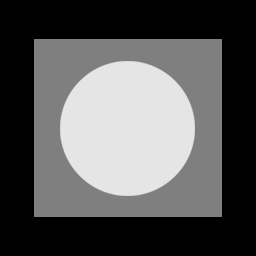
%> input picture lab4/proj05_01/Fig0503 (original_pattern).tif, 256 x 256 px
$ octave project05_01.m   (GNU Octave 9; MATLAB toolbox functions it lacks are replaced by stand-ins)
%> lines starting %> are read from the running program, lines starting %| are printed output that depends on the picture; in (x1, y1, x2, y2) boxes, pixels count from 0 and x2, y2 are one past the last pixel; in counts of white or black regions, pixels touching at a corner belong together; the program's own positions count from 1
clear all;
image_name = "Fig0503 (original_pattern).tif";

image = imread(image_name);
%> image is the input picture: size 256x256 uint8; min 0, max 229, mean 87.1
[row, column] = size(image);
%> row = 256; column = 256
sp_image = image;
image = im2double(image);
%> image: size 256x256 double

subplot(1,3,1),imshow(image),title('original image');

mu = 0;
sigma = 0.15;
random = randn(row,column);
gaussian_noise = mu + (random*sigma);
gn_image = image + gaussian_noise;
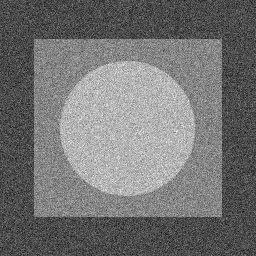
%> gn_image: size 256x256 double; min -0.638, max 1.52, mean 0.34; drawn with min black and max white
subplot(1,3,2),imshow(gn_image, []),title('gaussian noise image');

random_list = randperm(row*column);
white = floor(0.04 * row * column);
%> white = 2621
black = floor(0.04 * row * column);
%> black = 2621
white_idx = 0;
black_idx = 0;

for i = 1:1:row*column
    temp = random_list(i)-1;
    r = floor(temp/column) + 1;
    c = mod(temp,column) + 1;
    if  white_idx < white
        sp_image(r,c) = 255;
        white_idx = white_idx + 1;
    elseif black_idx < black
        sp_image(r,c) = 0;
        black_idx = black_idx + 1;
    else
        break
    end
end
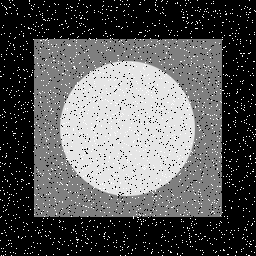
%> sp_image: size 256x256 uint8; 6.03% of pixels changed, all inside (x1, y1, x2, y2) = (0, 0, 256, 256)
%> after the loop, black_idx = 2621; white_idx = 2621

subplot(1,3,3),imshow(sp_image),title('salt & pepper noise image');
